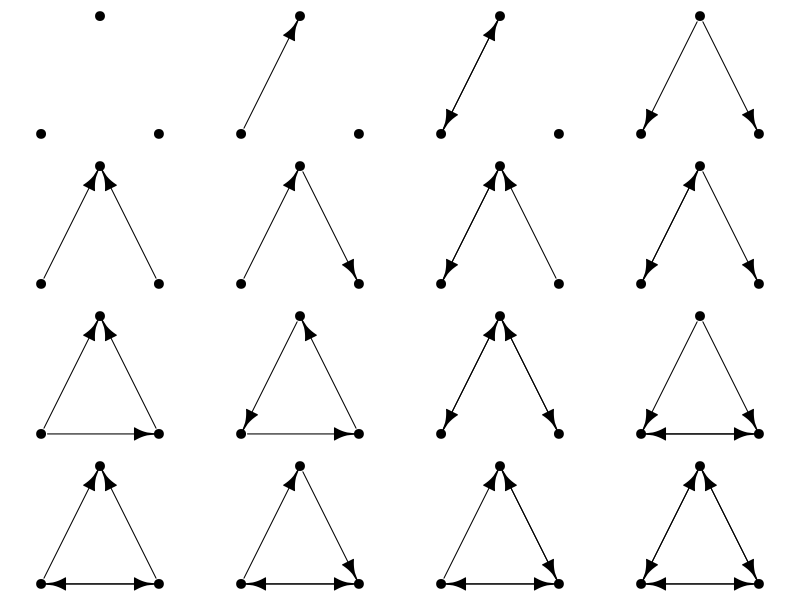
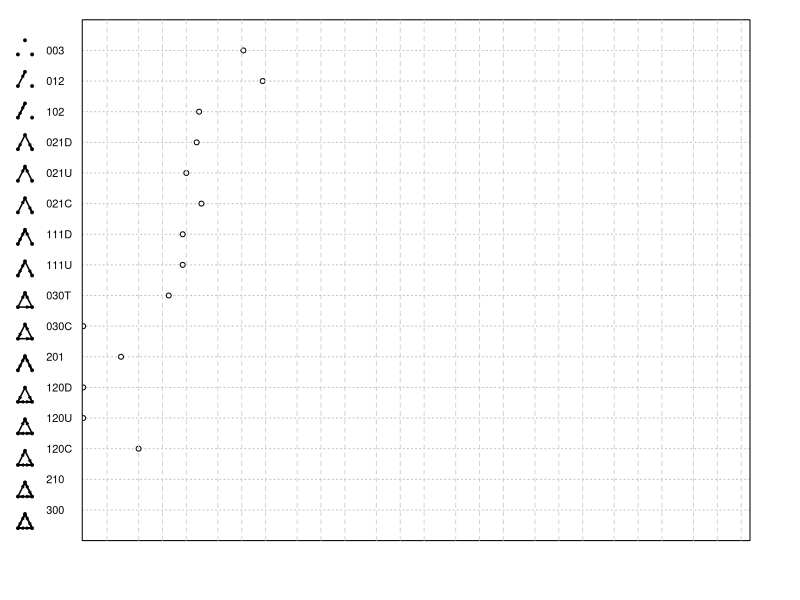

Write R code to recreate these figures, in order.
# This produces a dot plot (a horizontal histogram made with dots instead of bars)
# for counts of triads in a graph. Helpfully, I generate pictures of the triads. 
# V1.0, by Momin M. Malik, August 11, 2016.

# In line 46, replace "sample_gnm" with your graph.
# Uncomment lines 56 and 80 to output a pdf plot in your working directory. 

library(igraph)
census.triads <- rep(list(NA),16)
names(census.triads) <- c("003","012","102","021D","021U","021C","111D","111U","030T","030C","201","120D","120U","120C","210","300")
census.triads[["003"]]  <- graph.formula(1, 2, 3) # 1, 2, 3
census.triads[["012"]]  <- graph.formula(1-+2, 2--3, 1--3) # 1-+2, 3
census.triads[["102"]]  <- graph.formula(1++2, 2--3, 1--3) # 1++2, 3
census.triads[["021D"]] <- graph.formula(1+-2, 2-+3, 1--3) # 1+-2-+3
census.triads[["021U"]] <- graph.formula(1-+2, 2+-3, 1--3) # 1-+2+-3
census.triads[["021C"]] <- graph.formula(1-+2, 2-+3, 1--3) # 1-+2-+3
census.triads[["111D"]] <- graph.formula(1++2, 2+-3, 1--3) # 1++2+-3
census.triads[["111U"]] <- graph.formula(1++2, 2-+3, 1--3) # 1++2-+3
census.triads[["030T"]] <- graph.formula(1-+2, 2+-3, 1-+3) # 1-+2+-3, 1-+3
census.triads[["030C"]] <- graph.formula(1+-2, 2+-3, 1-+3) # 1+-2+-3, 1-+3
census.triads[["201"]]  <- graph.formula(1++2, 2++3, 1--3) # 1++2++3
census.triads[["120D"]] <- graph.formula(1+-2, 2-+3, 1++3) # 1+-2-+3, 1++3
census.triads[["120U"]] <- graph.formula(1-+2, 2+-3, 1++3) # 1-+2+-3, 1++3
census.triads[["120C"]] <- graph.formula(1-+2, 2-+3, 1++3) # 1-+2-+3, 1++3
census.triads[["210"]]  <- graph.formula(1-+2, 2++3, 1++3) # 1-+2++3, 1++3
census.triads[["300"]]  <- graph.formula(1++2, 2++3, 1++3) # 1++2++3, 1++3

layout <- t(matrix(c(c(-1/sqrt(3),0),c(0,1),c(1/sqrt(3),0)),nrow=2,ncol=3))

par(mfrow=c(4,4))
par(mar=c(.5,.5,.5,.5))
for (i in 1:length(census.triads)) {
  plot(census.triads[[i]],
       # main=names(census.triads)[i],
       vertex.color="black",
       vertex.label=NA,
       edge.arrow.width=1,
       edge.color="black",
       layout=layout,
       asp=1)
}
par(mfrow=c(1,1))
par(mar=c(5.1,4.1,4.1,2.1))

# REPLACE sample_gnm WITH YOUR GRAPH
triad.census <- triad.census(sample_gnm(15, 45, directed = TRUE))
names(triad.census) <- names(census.triads)

# pdf("triad.census.pdf",width=10,height=7.5)
w <- 15 # Additional width past the first column
h <- 19
rpad <- 1 # Subtracts from width on right side
layout(matrix(c(1:h,rep(h+1,h*(w-rpad)),rep(h+2,h*rpad)),nrow=h),
       widths=c(rep(1,h),w-rpad,rpad),
       heights=c(rep(1,h),h,h))
# par(mfrow=c(1,16))
par(mar=c(.5,.5,.5,.5))
plot.new()
for (i in 1:length(census.triads)) {
  plot(census.triads[[i]],
       # main=names(census.triads)[i],
       vertex.color="black",
       vertex.label=NA,
       vertex.size=40,
       edge.arrow.width=1,
       edge.arrow.size=.2,
       edge.color="black",
       edge.width=1.5,
       layout=layout,
       asp=1)
}
plot.new()
plot.new()
par(mar=c(4.5,0,1.5,0)) # bottom, left, top, right
dotchart(log10(rev(triad.census)),xlim=c(.3,log10(10^8.1)),xaxt='n')
orders <- 9
seq <- rep(c(1,2,5),orders)*rep(10^(0:(orders-1)),each=3)
abline(v=log10(seq[-1]),col="lightgray",lty=2)
plot.new()
# dev.off()
par(mar=c(5.1,4.1,4.1,2.1))
par(mfrow=c(1,1))
